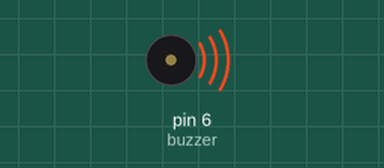
Bench run of a sketch on a simulated Arduino Uno, built with avr-gcc and run on an emulated ATmega328P. Parts: buzzer (waves = sounding).

Above: at 0.2 s.
At 8.2 s:
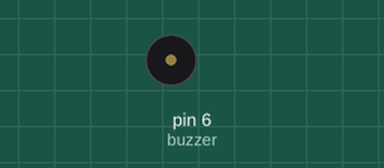
Timing chart, 0 to 11.1 s (numbered marks = the images above):
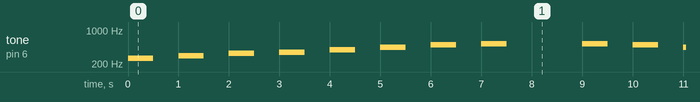

The sketch:

melody.ino
```cpp
const int buzzer = 6;

int melody[] = {262, 294, 330, 349, 392, 440, 494, 523};

//이걸로 PIN NUMBER 설정해주는 것

void setup() {
  // put your setup code here, to run once:
  pinMode(buzzer, OUTPUT);
}

void loop()
{

  int i = 0;

  for(i = 0; i <8; i++)
  {
    tone(buzzer, melody[i]);
    delay(500);
    noTone(buzzer);
    delay(500);
  }

    for(i = 8; i >= 0 ; i--)
  {
    tone(buzzer, melody[i]);
    delay(500);
    noTone(buzzer);
    delay(500);
  }
}
```

Measured:
- by itself, tone on pin 6 (buzzer): plays 262 Hz for 0.50 s, 294 Hz for 0.50 s, 330 Hz for 0.50 s, 349 Hz for 0.50 s, 392 Hz for 0.50 s, 440 Hz for 0.50 s … (122 notes in this stretch)
